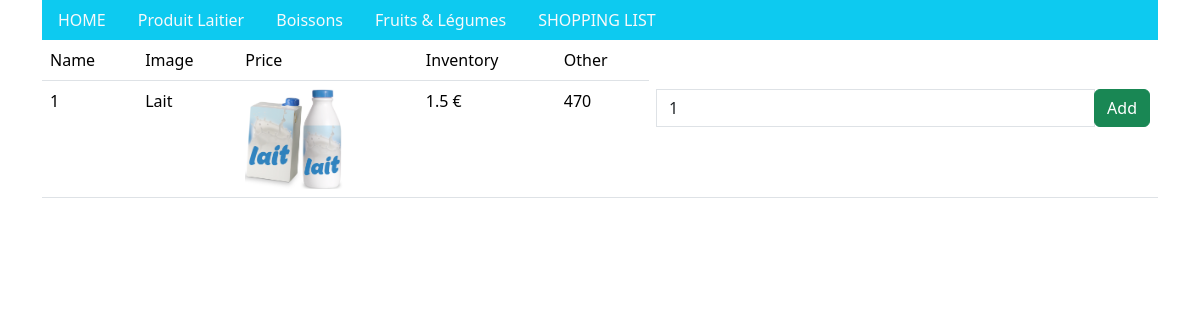
The app's page /category/Produit Laitier/ (signed in) with its own data.
### market/models.py (models this page shows, shortened)
class Category(models.Model):
    name = models.CharField(max_length=50)
    def __str__(self):
        return self.name

class Item(models.Model):
    name = models.CharField(max_length=50)
    img = models.ImageField(upload_to='static/img/')
    price = models.FloatField()
    category = models.ManyToManyField(Category)
    stock = models.IntegerField()

### market/views.py (the view)
# urls.py: path("category/<str:name>/", views.category, name="category"),
def category(request, name):
    if not request.user.is_authenticated:
        name = urlencode({'next': f'/category/{name}'})
        return HttpResponseRedirect("/login/?"+ name)
    items = Item.objects.filter(category__name = name)
    category = Category.objects.all()
    context = {
        'items': items,
        'category': category,
    }
    template = loader.get_template('index.html')
    return HttpResponse(template.render(context, request))

### market/templates/index.html (shortened to what this page needs)
<!DOCTYPE html>
<html>
  <head>
    {% load bootstrap5 %} {% load static %} {% bootstrap_css %}
  </head>
  <body>
    <div class="container">
      <ul class="nav bg-info">
        <li class="nav-item">
          <a class="nav-link link-light" href="/">HOME</a>
        </li>
        {% for cat in category %}
        <li class="nav-item">
          <a class="nav-link link-light" href="{% url 'category' cat %}"
            >{{cat}}</a
          >
        </li>
        {% endfor %}
        <li class="nav-item float-right">
            <a class="nav-link link-light" href="{% url 'cart' %}">SHOPPING LIST</a>
        </li>
      </ul>
      {% block content %}
      <table class="table">
        <thead class="thead-dark">
            <tr>
                <td>Name</td>
                <td>Image</td>
                <td>Price</td>
                <td>Inventory</td>
                <td>Other</td>
            </tr>
        </thead>
        <tbody>
            {% for item in items %}
            <tr>
                <td>{{ forloop.counter }}</td>
                <td>{{ item.name }}</td>
                <td><img src="/{{ item.img }}" height="100" width="100" /></td>
                <td>{{ item.price }} €</td>
                <td>{{ item.stock }}</td>
                <td>
                    <form class="form-inline" method="POST" action="{% url 'add' %}">
                        <div class="input-group mb-3">
                            <input type="number" class="form-control" id="amount" name="amount" max={{item.stock}} value="1" required />
                            <div class="input-group-append">
                                <button type="submit" class="btn btn-success">Add</button>
                            </div>
                        </div>
                    </form>
                </td>
            </tr>
            {% endfor %}
        </tbody>
      </table>
      {% endblock %}
    </div>
  </body>
</html>

### records on screen
Category: name "Produit Laitier"
Category: name "Boissons"
Category: name "Fruits & Légumes"
Item: name "Lait", img (picture), price "1.5", stock "470"
